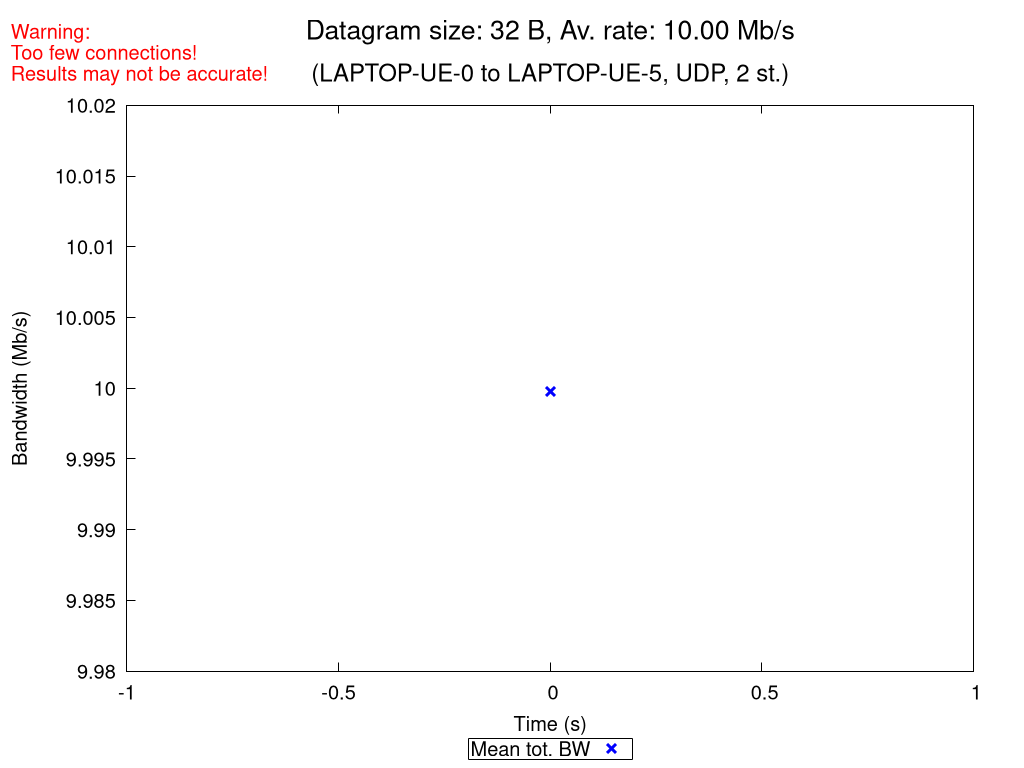

Recreate this plot in gnuplot.
set terminal pngcairo nocrop enhanced size 1024,768 font "Verdana,15"
set output "UDP_2_st_2020_10_12_09-43-44_one2two_00032B.png"

set title "{/=20 Datagram size: 32 B, Av. rate: 10.00 Mb/s}\n\n{/=18 (LAPTOP-UE-0 to LAPTOP-UE-5, UDP, 2 st.)}"
set label "Warning:\nToo few connections!\nResults may not be accurate!" at screen 0.01, screen 0.96 tc rgb "red"

set xlabel "Time (s)"
set ylabel "Bandwidth (Mb/s)"
set ytics nomirror
set key bmargin center horizontal box samplen 1 width -1
set bmargin 4.6
set rmargin 4.5

rf = 1000000.0  # rate factor
set style fill transparent solid 0.2 noborder
set autoscale xfix
plot "UDP_2_st_2020_10_12_09-43-44_one2two_00032B_iperf_processed.dat" using 1:($2/rf-$3/rf):($2/rf+$3/rf) with filledcurves lc rgb "blue" notitle, \
     "" using 1:($2/rf) with points pt 2 ps 1.5 lw 3 lc rgb "blue" title "Mean tot. BW", \
